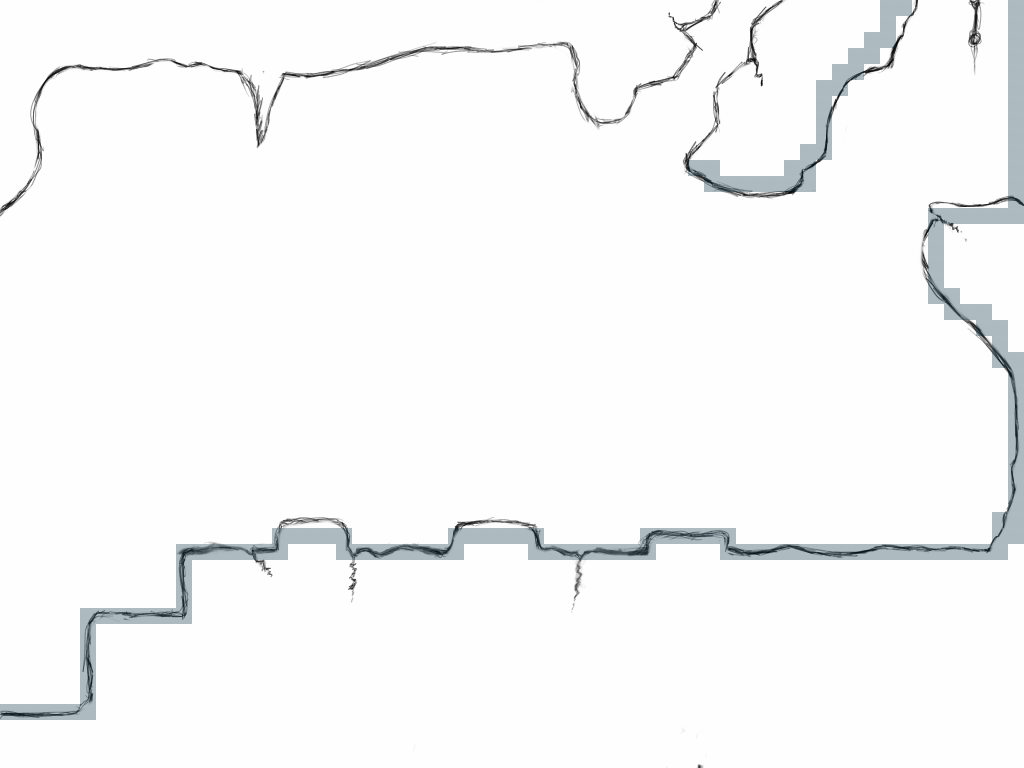

A 2D game scene composited from a Tiled map and its tileset images. What follows is a short description and the map's XML, with each tile layer's data collapsed to a summary:
An orthogonal 64x48 tile map with 16x16 px tiles, 2 tile layers (layer, collision), 1 image layer and 6 objects (4x text, player, gate).

<map version="1.0" orientation="orthogonal" width="64" height="48" tilewidth="16" tileheight="16" backgroundcolor="#bfbfbf">
 <tileset firstgid="1" name="tileset" tilewidth="16" tileheight="16">
  <image source="../graphics/tileset.png" trans="ff00ff" width="64" height="64" />
 </tileset>
 <imagelayer name="background" width="64" height="48">
  <image source="../graphics/level4.png" />
 </imagelayer>
 <layer name="layer" width="64" height="48">
  <data>[3072 cells, 0 non-empty, 0 distinct tile ids]</data>
 </layer>
 <layer name="collision" width="64" height="48" opacity="0.32">
  <data>[3072 cells, 152 non-empty, 1 distinct tile ids]</data>
 </layer>
 <objectgroup name="objects" width="64" height="48">
  <object name="player" type="player" x="939" y="87" width="45" height="116">
   <properties>
    <property name="animation" value="idle" />
    <property name="flipped" value="true" />
   </properties>
  </object>
  <object name="next level" type="gate" x="-8" y="416" width="16" height="286">
   <properties>
    <property name="goto" value="level5" />
   </properties>
  </object>
  <object name="start1" type="text" x="275" y="112" width="334" height="60">
   <properties>
    <property name="duration" value="20000" />
    <property name="etype" value="text" />
    <property name="text" value="I start to remember.. \nI'm not j0hn.. he was my friend" />
    <property name="visible" value="true" />
   </properties>
  </object>
  <object name="start2" type="text" x="275" y="182" width="334" height="60">
   <properties>
    <property name="color" value="0x400000" />
    <property name="duration" value="2000000" />
    <property name="etype" value="text" />
    <property name="starts" value="2000" />
    <property name="text" value="But i found him with my wife.." />
    <property name="visible" value="true" />
   </properties>
  </object>
  <object name="start3" type="text" x="275" y="247" width="333" height="35">
   <properties>
    <property name="color" value="0xa00101" />
    <property name="duration" value="2000000" />
    <property name="etype" value="text" />
    <property name="starts" value="3000" />
    <property name="text" value="So i killed him.." />
    <property name="visible" value="true" />
   </properties>
  </object>
  <object name="iknow" type="text" x="179" y="453" width="147" height="46">
   <properties>
    <property name="color" value="0xff0000" />
    <property name="duration" value="2500" />
    <property name="etype" value="help" />
    <property name="starts" value="100" />
    <property name="text" value="I'm a murder.." />
    <property name="visible" value="false" />
   </properties>
  </object>
 </objectgroup>
</map>
